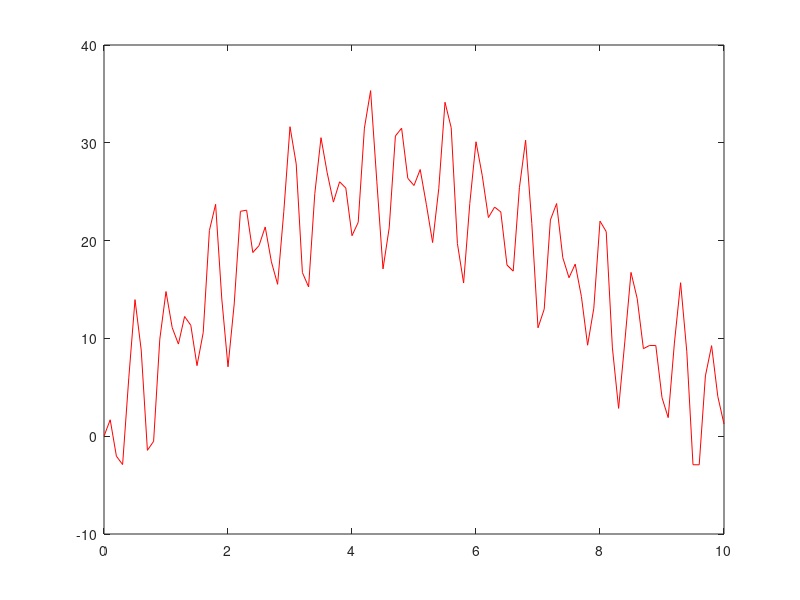

Here is the MATLAB script that generated this plot:
clc
clear
w=[0.2,0.4,10,15];
c=[15,15,-5,5];
t = 0 : 0.1 : 10

for i = 1 : (length(t))
  it = t(i);
  suma = 0;
  for j=1:4
   suma = suma + c(j)*sin(w(j)*it);
  endfor
  g(i) = suma;
end

plot(t,g,'r')
